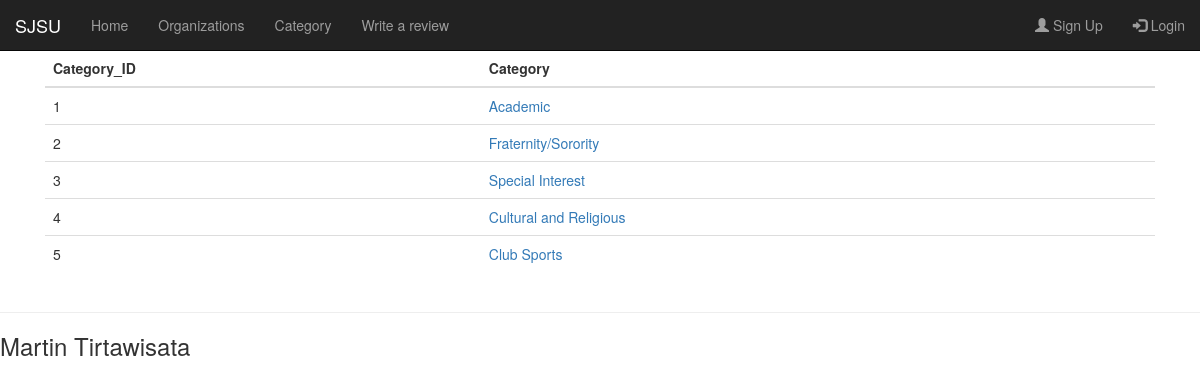
The page /category on the database its author committed.
### tables this page shows
CREATE TABLE "Category" (
	`category_id`	INTEGER DEFAULT (null),
	`category_name`	TEXT DEFAULT (null),
	PRIMARY KEY(`category_id`)
);

### my_app/views/views.py (the view)
@my_app.route('/category')
def category():
    return(vc.category())

### my_app/views/views_category.py (called while the page is built)
def category():
    command = """SELECT {b}.category_id, {b}.category_name
                FROM {b}
                """.format(b='category')
    cursor.execute(command)
    club_data = cursor.fetchall()
    return render_template("category.html", club_category = club_data)

### my_app/templates/category.html (shortened to what this page needs)
{% extends "base.html" %}
{% block head %}
  <link rel="stylesheet" href="https://maxcdn.bootstrapcdn.com/bootstrap/3.3.7/css/bootstrap.min.css">
  <link rel="stylesheet" type="text/css" href ="{{url_for('static',filename = 'category.css')}}" />
{% endblock %}
{% block content %}
<div class="container-fluid">
  <table class="table table-hover">
    <thead>
      <tr>
        <th>Category_ID</th>
        <th>Category</th>
      </tr>
    </thead>
    <tbody>
      {% for category in club_category %}
        <tr>
          <td>{{ category[0] }}</td>
          <td><a href="{{url_for('app.category_filtered', key = category[0])}}" class="">{{ category[1]}}</a>
       </tr>
      {% endfor %}
    </tbody>
  </table>
</div>
{% endblock %}

### my_app/templates/base.html (shortened to what this page needs)
<!doctype html>
<html lang="en">
<head>
  {% block head %}{% endblock %}
</head>
<body>
<nav class="navbar navbar-inverse navbar-fixed-top">
  <div class="container-fluid">
    <div class="navbar-header">
      <a href="http://127.0.0.1:5000/" class="navbar-brand">SJSU</a>
    </div>
    <ul class="nav navbar-nav navbar-left">
      <li><a href="{{url_for('app.home')}}">Home</a></li>
      <li><a href="{{url_for('app.organizations')}}">Organizations</a></li>
      <li><a href="{{url_for('app.category')}}">Category</a></li>
      <li><a href="{{url_for('app.review_home')}}">Write a review</a></li>
    </ul>
    <ul class="nav navbar-nav navbar-right">
      <li><a href="#"><span class="glyphicon glyphicon-user"></span> Sign Up</a></li>
      <li><a href="#"><span class="glyphicon glyphicon-log-in"></span> Login</a></li>
    </ul>
  </div>
</nav>
<div class="container" style="margin-top:50px">
  <div class="content">
    {% block content %}
    {% endblock %}
  </div>
</div>
  <div class="footer">
    <hr>
    <h3>Martin Tirtawisata</h3>
  </div>
</body>
</html>

### rows shown on the page
Category: category_id "1", category_name "Academic"
Category: category_id "2", category_name "Fraternity/Sorority"
Category: category_id "3", category_name "Special Interest"
Category: category_id "4", category_name "Cultural and Religious"
Category: category_id "5", category_name "Club Sports"
